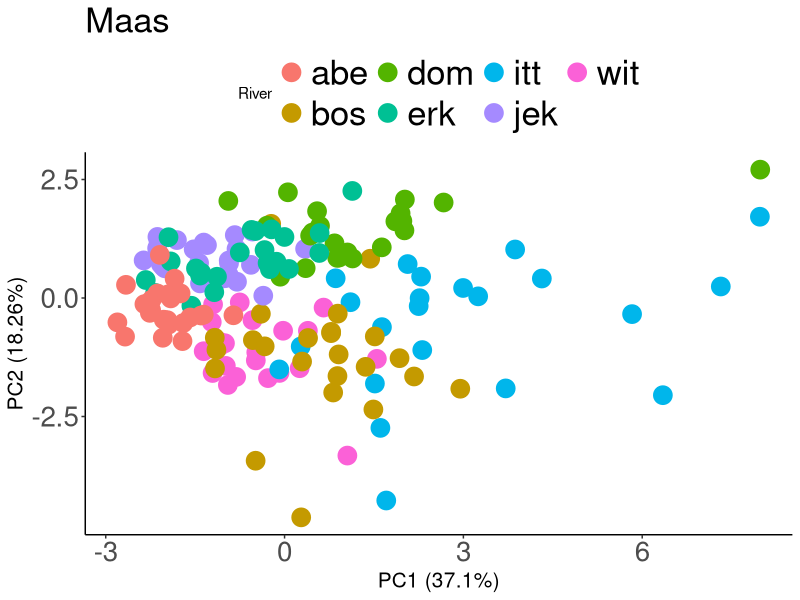
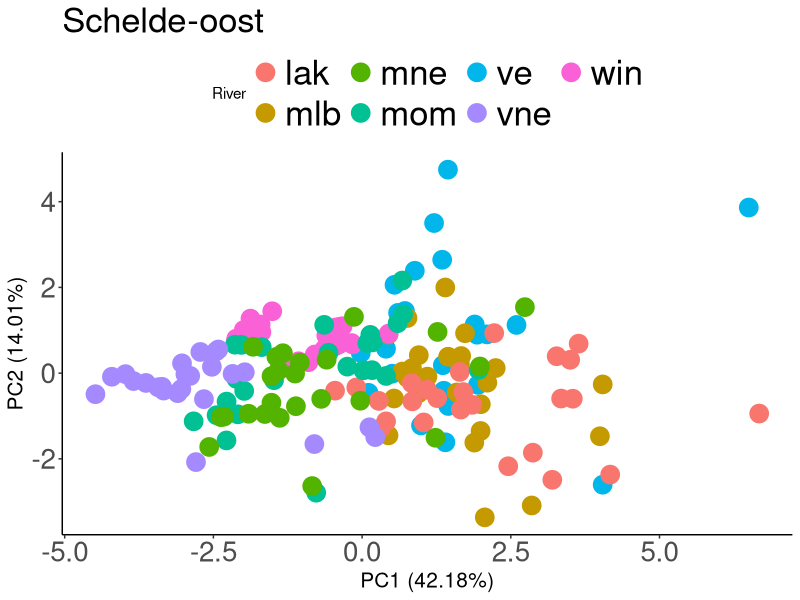
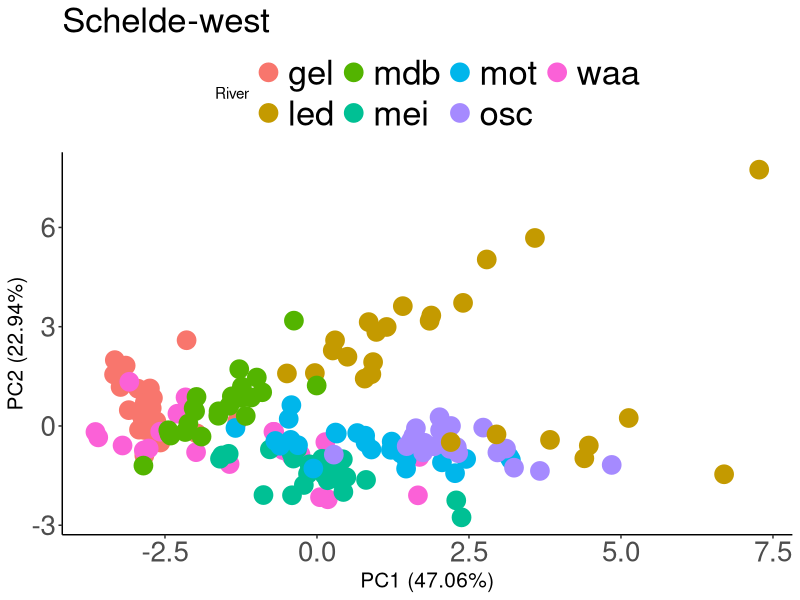

Write the R code that produced these figures, in order.
setwd("C:/Users/VDelahaut/Dropbox/PhD/01 Experiments/TSS-2017-EXP-02-GWAS sampling campaign/03 Results/04 Liver samples/R/PCA hepatic biomarkers/")

##load packages
library(ggplot2)
library(gridExtra)


DAT_hepbiomark <- read.csv("BiomarkersLiverRaw_APXDHARMDAexcluded_formultivariatestatistics.csv", header = TRUE)
names(DAT_hepbiomark)


##Rows are individual samples
##Columns are differen variables =  10 biomarkers determined in liver tissue

#subsets for regions
DAT_Hep_Maas <- subset.data.frame(DAT_hepbiomark,Region=="Maas")
names(DAT_Hep_Maas)
DAT_Hep_SE <- subset.data.frame(DAT_hepbiomark,Region=="Scheldt-East")
names(DAT_Hep_SE)
DAT_Hep_SW <- subset.data.frame(DAT_hepbiomark,Region=="Scheldt-West")


##MAAS
pca_HepMaas <- prcomp(~XO+
                     POX+
                     CAT+
                     SOD+
                     GR+
                     GPX+
                     GST+
                     FRAP+
                     Polyphenol+
                     ProteinContent,
                     DAT_Hep_Maas,
                   na.action=na.exclude,
                   scale=TRUE)
summary(pca_HepMaas)

dtHepMaas <- data.frame('River' = DAT_Hep_Maas$Riv, pca_HepMaas$x[,1:2]) 
PCAHepMaas<-ggplot(data = dtHepMaas)+
  geom_point(aes(x = PC1, y = PC2, col = River), size=6)+
  theme(legend.direction = 'horizontal', legend.position = 'top')+
  ggtitle("Maas")+
  xlab("PC1 (37.1%)")+
  ylab("PC2 (18.26%)")+
  theme(axis.text.x=element_text(size=20),
        axis.text.y=element_text(size=20),
        axis.title = element_text(size = 15),
        plot.title = element_text(size = 25),
        plot.subtitle = element_text(size = 17),
        panel.grid.major = element_blank(), panel.grid.minor = element_blank(),
        panel.background = element_blank(), axis.line = element_line(colour = "black"),
        strip.text = element_text(size = 18),
        legend.text = element_text(size=25))



##SE

pca_HepSE <- prcomp(~XO+
                        POX+
                        CAT+
                        SOD+
                        GR+
                        GPX+
                        GST+
                        FRAP+
                        Polyphenol+
                        ProteinContent,
                      DAT_Hep_SE,
                      na.action=na.exclude,
                      scale=TRUE)



summary(pca_HepSE)

dtHepSE <- data.frame('River' = DAT_Hep_SE$Riv, pca_HepSE$x[,1:2]) 
PCAHepSE<-ggplot(data = dtHepSE)+
  geom_point(aes(x = PC1, y = PC2, col = River), size=6)+
  theme(legend.direction = 'horizontal', legend.position = 'top')+
  ggtitle("Schelde-oost")+
  xlab("PC1 (42.18%)")+
  ylab("PC2 (14.01%)")+
  theme(axis.text.x=element_text(size=20),
        axis.text.y=element_text(size=20),
        axis.title = element_text(size = 15),
        plot.title = element_text(size = 25),
        plot.subtitle = element_text(size = 17),
        panel.grid.major = element_blank(), panel.grid.minor = element_blank(),
        panel.background = element_blank(), axis.line = element_line(colour = "black"),
        strip.text = element_text(size = 18),
        legend.text = element_text(size=25))


##SW

pca_HepSW <- prcomp(~XO+
                      POX+
                      CAT+
                      SOD+
                      GR+
                      GPX+
                      GST+
                      FRAP+
                      Polyphenol+
                      ProteinContent,
                    DAT_Hep_SW,
                    na.action=na.exclude,
                    scale=TRUE)



summary(pca_HepSW)

dtHepSW <- data.frame('River' = DAT_Hep_SW$Riv, pca_HepSW$x[,1:2]) 
PCAHepSW<-ggplot(data = dtHepSW)+
  geom_point(aes(x = PC1, y = PC2, col = River), size=6)+
  theme(legend.direction = 'horizontal', legend.position = 'top')+
  ggtitle("Schelde-west")+
  xlab("PC1 (47.06%)")+
  ylab("PC2 (22.94%)")+
  theme(axis.text.x=element_text(size=20),
        axis.text.y=element_text(size=20),
        axis.title = element_text(size = 15),
        plot.title = element_text(size = 25),
        plot.subtitle = element_text(size = 17),
        panel.grid.major = element_blank(), panel.grid.minor = element_blank(),
        panel.background = element_blank(), axis.line = element_line(colour = "black"),
        strip.text = element_text(size = 18),
        legend.text = element_text(size=25))


